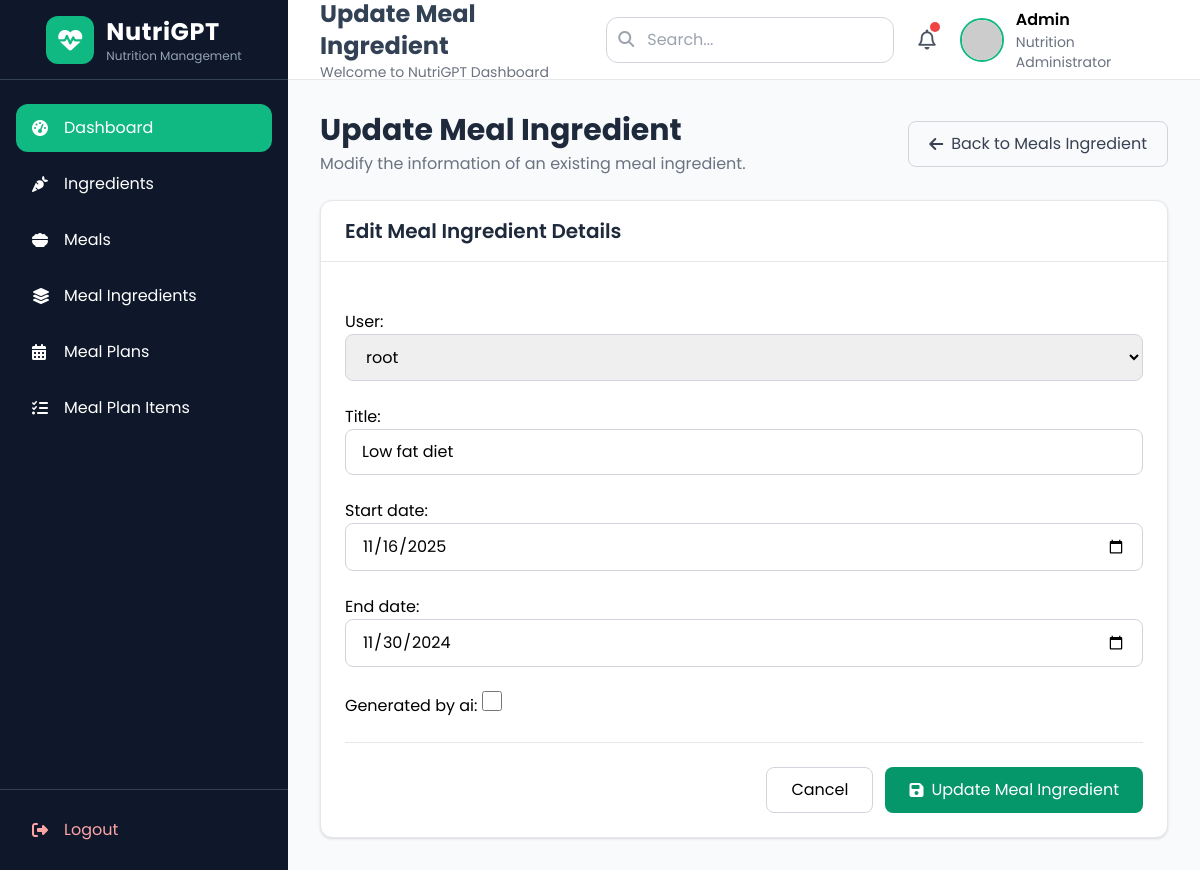
Page /meal/MealPlan/update/1 on the committed database.
### meals/models.py (models this page shows)
class MealPlan(models.Model):
    user = models.ForeignKey(User, on_delete=models.CASCADE, related_name='user_mealplan')
    title = models.CharField(max_length=30, blank=True)
    start_date = models.DateField()
    end_date = models.DateField()
    generated_by_ai = models.BooleanField(default=False)
    created_at = models.DateTimeField(auto_now_add=True)
    updated_at = models.DateTimeField(auto_now=True)
    class Meta:
        db_table = 'meal plan'

### meals/views.py (the view)
# urls.py: path('MealPlan/update/<int:pk>', MealPlanUpdateView.as_view(), name = 'MealPlan-update'),
class MealPlanUpdateView(UpdateView):
    model = MealPlan
    template_name = 'mealplan/update.html'
    form_class = MealPlanForm
    success_url =  reverse_lazy('MealPlan-list')

### meals/templates/mealplan/update.html (shortened to what this page needs)
{% extends "home/base.html" %}
{% block content %}
<div class="max-w-4xl mx-auto">
    <div class="flex flex-col md:flex-row md:items-center md:justify-between gap-4 mb-6">
        <div>
            <h1 class="text-3xl font-bold text-slate-800">
                Update Meal Ingredient
            </h1>
            <p class="text-gray-500 mt-1">
                Modify the information of an existing meal ingredient.
            </p>
        </div>
        <a href="{% url 'MealIngredient-list' %}"
           class="inline-flex items-center gap-2 px-5 py-2.5 rounded-lg border border-gray-300 text-gray-700 hover:bg-gray-100 transition">
            <i class="fa-solid fa-arrow-left"></i>
            Back to Meals Ingredient
        </a>
    </div>
    <div class="bg-white rounded-xl shadow border border-gray-200">
        <div class="border-b border-gray-200 px-6 py-4">
            <h2 class="text-xl font-semibold text-slate-800">
                Edit Meal Ingredient Details
            </h2>
        </div>
        <form method="POST" class="p-6 space-y-6">
            {{ form }}
            <div class="flex justify-end gap-3 border-t border-gray-200 pt-6">
                <a href="{% url 'MealPlan-list' %}"
                   class="px-6 py-2.5 rounded-lg border border-gray-300 hover:bg-gray-100 transition">
                    Cancel
                </a>
                <button type="submit"
                        class="inline-flex items-center gap-2 px-6 py-2.5 rounded-lg bg-emerald-600 text-white hover:bg-emerald-700 transition">
                    <i class="fa-solid fa-floppy-disk"></i>
                    Update Meal Ingredient
                </button>
            </div>
        </form>
    </div>
</div>
{% endblock %}

### home/templates/home/base.html (style rules this page uses)
body { font-family: 'Poppins', sans-serif; background:#f8fafc; }

### rows in the picture
MealPlan: user "root", title "Low fat diet", start_date "11/16/2025", end_date "11/30/2024"
